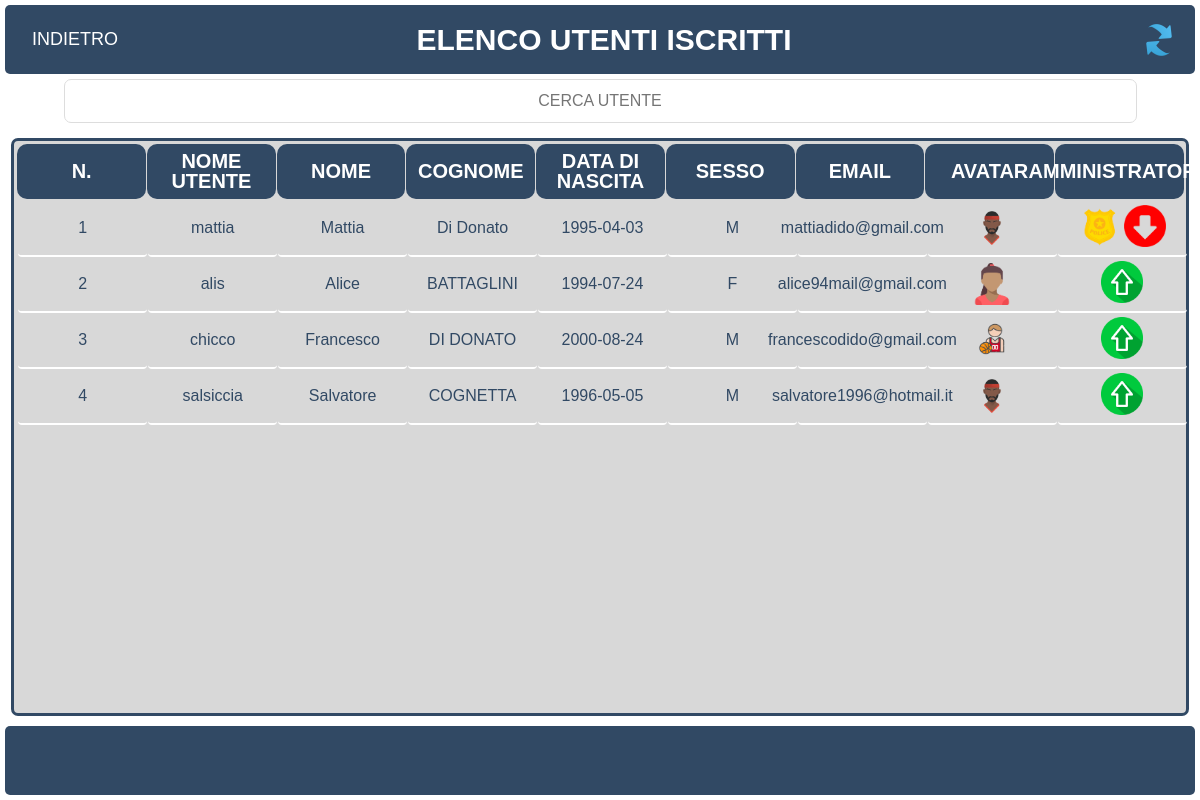
Screenshot of /php/admin/utenti.php (signed in) with the database file from the repository.
### tables this page shows
CREATE TABLE `utente` (
  `idUtente` int(10) unsigned NOT NULL AUTO_INCREMENT,
  `nome` varchar(45) NOT NULL DEFAULT 'utente',
  `cognome` varchar(45) NOT NULL DEFAULT 'utente',
  `dataNascita` date DEFAULT NULL,
  `sesso` char(1) NOT NULL DEFAULT 'M',
  `nomeUtente` varchar(45) NOT NULL,
  `password` char(32) NOT NULL,
  `amministratore` tinyint(1) NOT NULL DEFAULT '0',
  `avatar` varchar(45) NOT NULL DEFAULT 'avatar1',
  `email` varchar(45) NOT NULL,
  `domanda` varchar(45) NOT NULL,
  `risposta` varchar(45) NOT NULL,
  `tentativi` int(10) NOT NULL DEFAULT '3',
  PRIMARY KEY (`idUtente`),
  KEY `nomeUtente` (`nomeUtente`,`password`)
);

### php/admin/utenti.php (the view, shortened to what this page needs)
<!DOCTYPE html>
<html lang="it">
<head>
    <link rel="stylesheet" type="text/css" href="../../css/strutture.css"/>
    <link rel="stylesheet" type="text/css" href="../../css/reset.css"/>
</head>
<body>
<div class="top_bar">
    <form  action="amministrazione.php">
        <button class="indietro" type="submit"><span>INDIETRO</span></button>
    </form>
    <h1>ELENCO UTENTI ISCRITTI  </h1>
    <a class="reload" onclick="window.location.reload()"><img alt="reload" src="../../css/img/refresh.png"></a>
</div>
<div class="contenitore-centrale">
    <input type="text" id="myInput" onkeyup="findUtenti('iscritti')" placeholder="CERCA UTENTE" autofocus>
    <?php
    require "../mysql_con.php";
    echo' <table class="tab_amm" id="iscritti">';
    echo '<thead>';
    echo'     <tr>
                <th>N.</th>
                <th>NOME UTENTE</th>
                <th>NOME</th>
                <th>COGNOME</th>
                <th>DATA DI NASCITA</th>
                <th>SESSO</th>
                <th>EMAIL</th>
                <th>AVATAR</th>
                <th>AMMINISTRATORE</th>
            </tr>';
    echo '</thead>';
    echo '<tbody>';
    $utenti="SELECT * FROM utente;";
    $result=$mysqli->query($utenti);
    $count=1;
    while($row=mysqli_fetch_array($result)){
        echo '<tr>
                <td>'.$count.'</td>
                <td>'.$row['nomeUtente'].'</td>
                <td>'.$row['nome'].'</td>
                <td>'.$row['cognome'].'</td>
                <td>'.$row['dataNascita'].'</td>
                <td>'.$row['sesso'].'</td>
                <td>'.$row['email'].'</td>
                <td><img alt="avatar" src="../../css/img/'.$row['avatar'].'.png"></td>
                <td>';
                if($row['amministratore']==1){
                    echo '
                        <form action="updateAMM.php?q='.$row['idUtente'].'" method="POST">
                            <img alt="amministratore" src="../../css/img/amministratore.png">
                            <input class="amm_img" type="image" alt="rimuovi" src="../../css/img/down.png">
                        </form>';
                }else{
                    echo '
                    <form action="updateAMM.php?q='.$row['idUtente'].'" method="POST">
                        <input class="amm_img" type="image" alt="promuovi" src="../../css/img/up.png" >
                    </form>
                        ';
                }
                echo '</td>
            </tr>' ;
            $count++;
    }
    echo '</tbody>';
    echo '</table>';
    ?>
</div>
<div class="bottom_bar">
</div>
</body>
</html>

### css/strutture.css (style rules this page uses)
html { font-family: "Trebuchet MS", Helvetica, sans-serif !important; height: 100%; width: 100%; display: flex; justify-content: center; align-items: center; }
body { display: flex; justify-content: space-between; align-items: center; flex-direction: column; height: 100%; width: 100%; margin: 0px; margin-left: 5px !important; margin-right: 5px !important; }
.top_bar { width: 100%; height: 80px !important; display: flex; justify-content: space-between; align-items: center; background-color: rgb(49, 73, 100); color: rgb(255, 255, 255); border-radius: 5px; margin-top: 5px !important; }
.reload { margin-right: 20px !important; padding-left: 100px !important; cursor: pointer; height: 32px; width: 32px; }
.reload img { height: 100%; width: 100%; }
.bottom_bar { width: 100%; height: 80px !important; display: flex; justify-content: space-around; align-items: center; background-color: rgb(49, 73, 100); color: rgb(255, 255, 255); border-radius: 5px; margin-bottom: 5px !important; }
.contenitore-centrale { width: 100%; height: 755px; display: flex; justify-content: flex-start; align-items: center; flex-direction: column; overflow: auto; }
h1 { font-size: 30px !important; font-weight: bold !important; }
input { font-family: "Trebuchet MS", Helvetica, sans-serif !important; text-transform: uppercase; }
.top_bar form { margin: 0px !important; }
form { margin: 0 !important; }
.indietro { background:none; border: none; color: rgb(255, 255, 255); text-align: center; font-size: 18px; padding-right: 20px; padding-left: 0px; width: 150px; transition: all 0.5s; cursor: pointer; margin: 5px; }
.indietro span { cursor: pointer; display: inline-block; position: relative; transition: 0.5s; }
.indietro span:after { content: '\00ab'; position: absolute; opacity: 0; top: 0; right: -20px; transition: 0.5s; }
.tab_amm { height: 740px; width: 99%; background-color: rgba(61, 62, 63, 0.2); text-align: center; border-radius: 7px; border: 3px solid rgb(49, 73, 100); margin-top: 10px; margin-bottom: 10px; margin-left: 5px; margin-right: 5px; display: flex; justify-content: flex-start; flex-direction: column; align-items: flex-start; font-family: "Trebuchet MS", Helvetica, sans-serif; }
#iscritti td, #iscritti th { width:11%; }
.tab_amm thead { height: 65px; display: flex; align-items: center ; justify-content: flex-start; width: 100%; }
.tab_amm tbody { justify-content: flex-start; flex-direction: column; align-items: flex-start; display: inline-block; overflow-y: auto; overflow-x: hidden; margin-left: 1px; width: 100%; height: 100%; }
.tab_amm tbody tr, .tab_amm thead tr { display: flex; width: 100%; height: 55px !important; justify-content:center; align-items: center; margin: 1px; }
.tab_amm thead tr th { font-weight: bold; background-color: rgb(49, 73, 100); height: 55px; width: 205px; border-radius: 10px; font-size: 20px; color: rgb(255, 255, 255); display: flex; align-items: center; justify-content: center; margin-top: 2px; margin-left: 1px; }
.tab_amm tbody tr td { border-bottom: 2px solid rgb(255, 255, 255); height: 55px; width: 205px; border-radius: 4px; color: rgb(49, 73, 100); display: flex; align-items: center; justify-content: center; margin-top: 2px; margin-left: 1px; }
.tab_amm img, .amm_img { height: 42px; width: 42px; }
#myInput { width: 90%; font-size: 16px; padding: 12px 0px 12px 0px; border: 1px solid rgb(221, 221, 221); margin-bottom: 5px; margin-top: 5px; text-align: center; border-radius: 7px; margin-left: 3px; margin-right: 3px; text-transform: uppercase; }

### rows the page displays
utente: nomeUtente "mattia", nome "Mattia", cognome "Di Donato", dataNascita "1995-04-03", sesso "M", email "mattiadido@gmail.com", avatar (picture), amministratore 1 (drawn)
utente: nomeUtente "alis", nome "Alice", cognome "BATTAGLINI", dataNascita "1994-07-24", sesso "F", email "alice94mail@gmail.com", avatar (picture)
utente: nomeUtente "chicco", nome "Francesco", cognome "DI DONATO", dataNascita "2000-08-24", sesso "M", email "francescodido@gmail.com", avatar (picture)
utente: nomeUtente "salsiccia", nome "Salvatore", cognome "COGNETTA", dataNascita "1996-05-05", sesso "M", email "salvatore1996@hotmail.it", avatar (picture)
